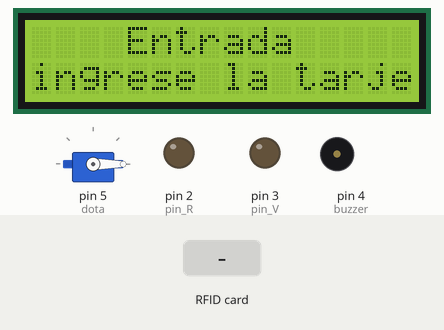
Recording of a sketch running on a simulated Arduino Uno, built with avr-gcc and run on an emulated ATmega328P. Parts: 16×2 character LCD, servo, output pins drawn as LEDs (lit = HIGH), buzzer (waves = sounding). The inputs (shaded band) are chosen by the test bench. Pins used as bus, display or sensor lines are not drawn; what the sketch prints to the serial monitor is not drawn.

Above: at 1.3 s.
1.4 s: RFID card B2 54 9E 1C held to the reader
At 1.8 s:
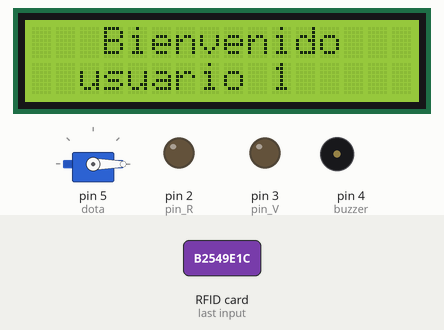
4.4 s: RFID card 5E 7A 19 C4 held to the reader
At 5.2 s:
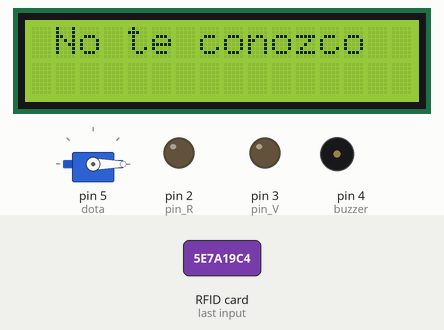
7.4 s: RFID card 13 FD 71 A5 held to the reader
At 9.0 s:
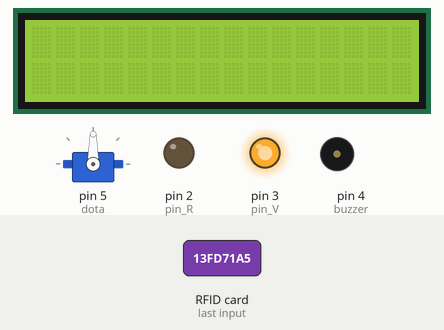
Timing chart, 0 to 11.1 s (numbered marks = the images above; inputs shaded):
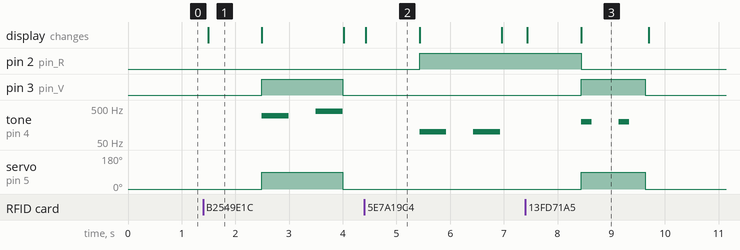

The sketch:

practica_7.1.ino
```cpp
#include <Wire.h>//se llama la libreria Wire que nos ayudara a comunicarnos con el dispositivos de I2C
#include <LiquidCrystal_I2C.h>//se instala la libreria LiquidCrystal_I2C para trabajar con el i2c del lcd junto con el MÃ³dulo serial I2C
#include <SPI.h>			// incluye libreria bus SPI
#include <MFRC522.h>			// incluye libreria especifica para MFRC522
#include <Servo.h>//se instala esta libreria para el servo motor

#define RST_PIN  9			// constante para referenciar pin de reset
#define SS_PIN  10			// constante para referenciar pin de slave select

#define lcdAddress 0x27  //se indica la direcciÃ³n que toma el modulo i2c
#define filas 2//se indica que numero de filas que tiene el lcd que son dos para despues utilizarlo
#define columnas 16//se indica el numero de columnas que tiene el lcd que son 16
LiquidCrystal_I2C pantallalcd(lcdAddress, columnas, filas);//se llama la libreria LiquidCrystal_I2C se le indica el nombre de pantallalcd se le indica la direcciÃ³n del lcd,la variable columnas y filas


MFRC522 mfrc522(SS_PIN, RST_PIN);	// crea objeto mfrc522 enviando pines de slave select y reset

byte LecturaUID[4]; 				// crea array para almacenar el UID leido
byte Usuario1[4]= {0xB2, 0x54, 0x9E, 0x1C} ;    // UID de tarjeta leido en programa 1
byte Usuario2[4]= {0x13, 0xFD, 0x71, 0xA5} ;    // UID de llavero leido en programa 1

int pin_R = 2;//pin de la led
int pin_V = 3;//pin de la led
int buzzer = 4;//pin de la led
Servo dota;//SE CREA LA VARIABLE PARA EL SERVO MOTOR

void setup() {
  pantallalcd.init();//se indica que la pantallalcd que en eso se iniciara
  pantallalcd.backlight();//se indica que la pantallalcd para su iluminaciÃ³n
  Serial.begin(9600);			// inicializa comunicacion por monitor serie a 9600 bps
  SPI.begin();				// inicializa bus SPI
  mfrc522.PCD_Init();			// inicializa modulo lector
  Serial.println("Listo");		// Muestra texto Listo
  pinMode(pin_R, OUTPUT);//se indica como esta el pin
  pinMode(pin_V, OUTPUT);//se indica como esta el pin
  pinMode(buzzer, OUTPUT);//se indica como esta el pin
  dota.attach(5);//el pin que esta el servo
  dota.write(0);//que inicie en 0
}

void loop() {
  inicio();
  delay(10);
  if ( ! mfrc522.PICC_IsNewCardPresent())		// si no hay una tarjeta presente
    return;						// retorna al loop esperando por una tarjeta

  if ( ! mfrc522.PICC_ReadCardSerial()) 		// si no puede obtener datos de la tarjeta
    return;						// retorna al loop esperando por otra tarjeta

    Serial.print("UID:");				// muestra texto UID:
    for (byte i = 0; i < mfrc522.uid.size; i++) {	// bucle recorre de a un byte por vez el UID
      if (mfrc522.uid.uidByte[i] < 0x10){		// si el byte leido es menor a 0x10
        Serial.print(" 0");				// imprime espacio en blanco y numero cero
        }
        else{						// sino
          Serial.print(" ");				// imprime un espacio en blanco
          }
          Serial.print(mfrc522.uid.uidByte[i], HEX);   	// imprime el byte del UID leido en hexadecimal
          LecturaUID[i]=mfrc522.uid.uidByte[i];   	// almacena en array el byte del UID leido
          }

          Serial.print("\t");   			// imprime un espacio de tabulacion

          if(comparaUID(LecturaUID, Usuario1))		// llama a funcion comparaUID con Usuario1
            cumple();// que haga la funcion
          else if(comparaUID(LecturaUID, Usuario2))	// llama a funcion comparaUID con Usuario2
            cumple_2();// que haga la funcion
           else						// si retorna falso
            Ncumple(); // que haga la funcion

                  mfrc522.PICC_HaltA();  		// detiene comunicacion con tarjeta
}

boolean comparaUID(byte lectura[],byte usuario[])	// funcion comparaUID
{
  for (byte i=0; i < mfrc522.uid.size; i++){		// bucle recorre de a un byte por vez el UID
  if(lectura[i] != usuario[i])				// si byte de UID leido es distinto a usuario
    return(false);					// retorna falso
  }
  return(true);						// si los 4 bytes coinciden retorna verdadero
}

void Ncumple(){
  Serial.println("No te conozco"); 		// muestra texto equivalente a acceso denegado
  pantallalcd.clear();//LIMPIE
  pantallalcd.setCursor(1,0);//QUE SE PONGA EN ESA POSICIÓN DE LA LCD
  pantallalcd.print("No te conozco");//que imprima
  delay(1000);
  pantallalcd.clear();//LIMPIE
  digitalWrite(pin_V, LOW);//que apague el pin
  digitalWrite(pin_R, HIGH);//que encienda el pin
  tone(buzzer, 100, 500);//que encienda el buzz
  delay(500);
  noTone(buzzer);//que apague el buzz
  delay(500);
  tone(buzzer, 100, 500);//que encienda el buzz
  delay(500);
  noTone(buzzer); //que apague el buzz
}

void cumple(){
  Serial.println("Bienvenido Usuario 1");	// si retorna verdadero muestra texto bienvenida
  pantallalcd.clear();//LIMPIE
  pantallalcd.setCursor(1,0);//QUE SE PONGA EN ESA POSICIÓN DE LA LCD
  pantallalcd.print("  Bienvenido");
  pantallalcd.setCursor(0,1);//QUE SE PONGA EN ESA POSICIÓN DE LA LCD
  pantallalcd.print("  usuario 1");
  delay(1000);
  pantallalcd.clear();//LIMPIE
  digitalWrite(pin_V, HIGH);//que encienda el pin
  digitalWrite(pin_R, LOW);//que apague el pin
  dota.write(90);//que gire a los grados
  tone(buzzer, 300, 600);//que encienda el buzz
  delay(500);
  noTone(buzzer);//que apague el buzz
  delay(500);
  tone(buzzer, 400, 600);//que encienda el buzz
  delay(500);
  noTone(buzzer);//que apague el buzz
  dota.write(0);//que gire a los grados
  digitalWrite(pin_V, LOW);//que apague el pin

}

void cumple_2(){
  Serial.println("Bienvenido Usuario 2");	// si retorna verdadero muestra texto bienvenida
  pantallalcd.clear();//LIMPIE
  pantallalcd.setCursor(1,0);//QUE SE PONGA EN ESA POSICIÓN DE LA LCD
  pantallalcd.print("  Bienvenido");
  pantallalcd.setCursor(0,1);//QUE SE PONGA EN ESA POSICIÓN DE LA LCD
  pantallalcd.print("  usuario 2");
  delay(1000);
  pantallalcd.clear();//LIMPIE
  digitalWrite(pin_R, LOW);//que apague el pin
  digitalWrite(pin_V, HIGH);//que encienda el pin
  dota.write(90);//que gire a los grados
  tone(buzzer, 200, 200);//que encienda el buzz
  delay(500);
  noTone(buzzer);//que apague el buzz
  delay(200);
  tone(buzzer, 200, 200);//que encienda el buzz
  delay(500);
  noTone(buzzer);//que apague el buzz
  dota.write(0);//que gire a los grados
  digitalWrite(pin_V, LOW);//que apague el pin
}
void inicio(){
  pantallalcd.setCursor(1,0);//QUE SE PONGA EN ESA POSICIÓN DE LA LCD
  pantallalcd.print("   Entrada");//imprima entrada
  pantallalcd.setCursor(0,1);//QUE SE PONGA EN ESA POSICIÓN DE LA LCD
  pantallalcd.print("ingrese la tarjeta");//imprima que ingrese la tarjeta
}
```

Measured:
- after the input at 1.4 s, pin 3 (pin_V): LOW → HIGH after 1.1 s, → LOW 1.5 s later; tone on pin 4 (buzzer): silent → 300 Hz after 1.1 s, → silent 0.50 s later, → 400 Hz 0.50 s later, → silent 0.50 s later; servo on pin 5 (dota): 0° → 90° after 1.1 s, → 0° 1.5 s later; the display: changes after 0.09 s (image 1)
- after the input at 4.4 s, pin 2 (pin_R): LOW → HIGH after 1.0 s; tone on pin 4 (buzzer): alternates 100 Hz for 0.50 s and silent for 0.50 s, starting after 1.0 s; the display: changes at once (image 2)
- after the input at 7.4 s, pin 2 (pin_R): HIGH → LOW after 1.0 s; pin 3 (pin_V): LOW → HIGH after 1.0 s, → LOW 1.2 s later
- what the display in image 1 shows lasts 1.0 s, from 1.5 s to 2.5 s
- what the display in image 3 shows lasts 1.3 s, from 8.4 s to 9.7 s
